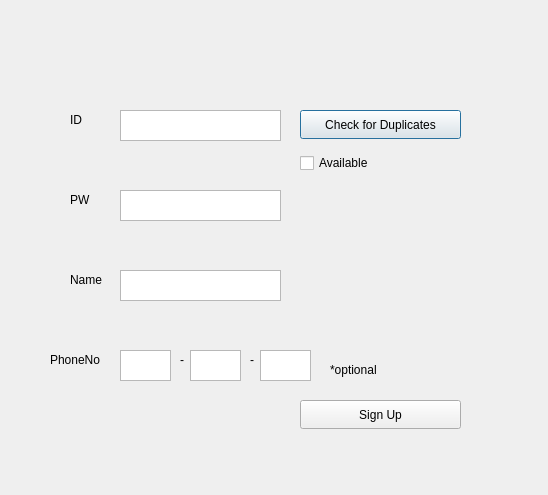
<?xml version="1.0" encoding="UTF-8"?>
<ui version="4.0">
 <class>insert_s3</class>
 <widget class="QDialog" name="insert_s3">
  <property name="geometry">
   <rect>
    <x>0</x>
    <y>0</y>
    <width>548</width>
    <height>495</height>
   </rect>
  </property>
  <property name="windowTitle">
   <string>Dialog</string>
  </property>
  <widget class="QLabel" name="label">
   <property name="geometry">
    <rect>
     <x>70</x>
     <y>110</y>
     <width>62</width>
     <height>20</height>
    </rect>
   </property>
   <property name="text">
    <string>ID</string>
   </property>
  </widget>
  <widget class="QLabel" name="label_2">
   <property name="geometry">
    <rect>
     <x>70</x>
     <y>190</y>
     <width>62</width>
     <height>20</height>
    </rect>
   </property>
   <property name="text">
    <string>PW</string>
   </property>
  </widget>
  <widget class="QPlainTextEdit" name="textEdit_id">
   <property name="geometry">
    <rect>
     <x>120</x>
     <y>110</y>
     <width>161</width>
     <height>31</height>
    </rect>
   </property>
  </widget>
  <widget class="QPlainTextEdit" name="textEdit_pw">
   <property name="geometry">
    <rect>
     <x>120</x>
     <y>190</y>
     <width>161</width>
     <height>31</height>
    </rect>
   </property>
  </widget>
  <widget class="QPushButton" name="btn_duplicateCheck">
   <property name="geometry">
    <rect>
     <x>300</x>
     <y>110</y>
     <width>161</width>
     <height>29</height>
    </rect>
   </property>
   <property name="text">
    <string>Check for Duplicates</string>
   </property>
  </widget>
  <widget class="QCheckBox" name="checkBox">
   <property name="geometry">
    <rect>
     <x>300</x>
     <y>150</y>
     <width>121</width>
     <height>26</height>
    </rect>
   </property>
   <property name="text">
    <string>Available</string>
   </property>
  </widget>
  <widget class="QPushButton" name="btn_signUp">
   <property name="geometry">
    <rect>
     <x>300</x>
     <y>400</y>
     <width>161</width>
     <height>29</height>
    </rect>
   </property>
   <property name="text">
    <string>Sign Up</string>
   </property>
  </widget>
  <widget class="QLabel" name="label_3">
   <property name="geometry">
    <rect>
     <x>70</x>
     <y>270</y>
     <width>62</width>
     <height>20</height>
    </rect>
   </property>
   <property name="text">
    <string>Name</string>
   </property>
  </widget>
  <widget class="QPlainTextEdit" name="textEdit_name">
   <property name="geometry">
    <rect>
     <x>120</x>
     <y>270</y>
     <width>161</width>
     <height>31</height>
    </rect>
   </property>
  </widget>
  <widget class="QLabel" name="label_4">
   <property name="geometry">
    <rect>
     <x>50</x>
     <y>350</y>
     <width>71</width>
     <height>20</height>
    </rect>
   </property>
   <property name="text">
    <string>PhoneNo</string>
   </property>
  </widget>
  <widget class="QPlainTextEdit" name="textEdit_phoneNo_0">
   <property name="geometry">
    <rect>
     <x>120</x>
     <y>350</y>
     <width>51</width>
     <height>31</height>
    </rect>
   </property>
  </widget>
  <widget class="QLabel" name="label_5">
   <property name="geometry">
    <rect>
     <x>330</x>
     <y>360</y>
     <width>91</width>
     <height>20</height>
    </rect>
   </property>
   <property name="text">
    <string>*optional</string>
   </property>
  </widget>
  <widget class="QPlainTextEdit" name="textEdit_phoneNo_1">
   <property name="geometry">
    <rect>
     <x>190</x>
     <y>350</y>
     <width>51</width>
     <height>31</height>
    </rect>
   </property>
  </widget>
  <widget class="QPlainTextEdit" name="textEdit_phoneNo_2">
   <property name="geometry">
    <rect>
     <x>260</x>
     <y>350</y>
     <width>51</width>
     <height>31</height>
    </rect>
   </property>
  </widget>
  <widget class="QLabel" name="label_6">
   <property name="geometry">
    <rect>
     <x>180</x>
     <y>350</y>
     <width>41</width>
     <height>20</height>
    </rect>
   </property>
   <property name="text">
    <string>-</string>
   </property>
  </widget>
  <widget class="QLabel" name="label_7">
   <property name="geometry">
    <rect>
     <x>250</x>
     <y>350</y>
     <width>41</width>
     <height>20</height>
    </rect>
   </property>
   <property name="text">
    <string>-</string>
   </property>
  </widget>
 </widget>
 <resources/>
 <connections/>
</ui>
